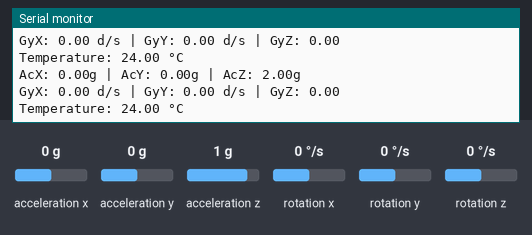
Recording of a sketch running on a simulated ESP32-S3. On the bench: the last lines printed to the serial monitor. Wiring (inferred from the names in the program): MPU-6050 motion sensor at I2C address 0x69. The test bench sets the inputs (shaded band); at power-on: acceleration x 0 g, acceleration y 0 g, acceleration z 1 g, rotation x 0 °/s, rotation y 0 °/s, rotation z 0 °/s.

Above: at 1.3 s.
1.4 s: acceleration x set to -1.4 g
At 1.8 s:
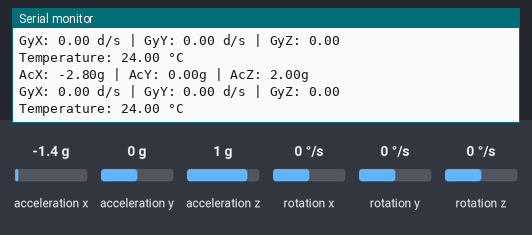
2.9 s: acceleration y set to -1.4 g
At 3.4 s:
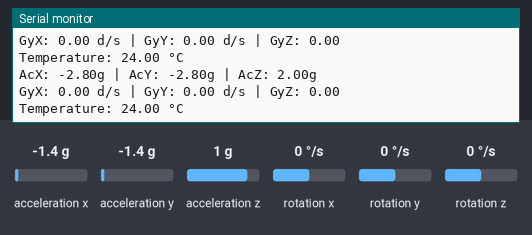
4.4 s: acceleration z set to -1.4 g
At 5.0 s:
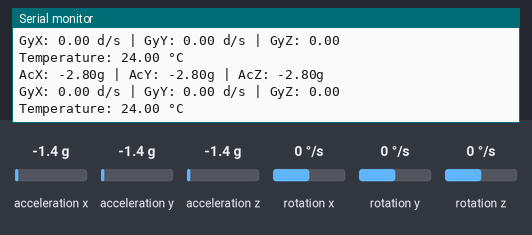
5.9 s: rotation x set to -192 °/s
At 6.5 s:
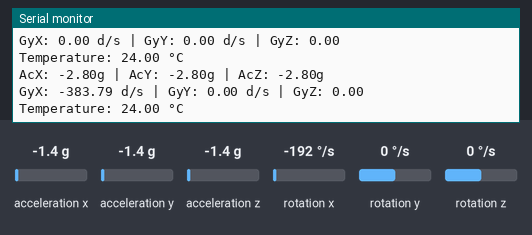
7.4 s: rotation y set to -192 °/s
At 8.0 s:
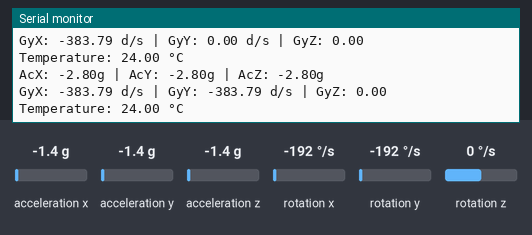

The sketch:

esp32_mpu6050.ino
```cpp
#define ACCELE_RANGE 4.0
#define GYROSC_RANGE 500.0

#include <Wire.h>

// ESP32-S3 I2C Pins
#define SDA_PIN 21
#define SCL_PIN 22

const int MPU_addr = 0x69; // I2C address of the MPU-6050
int16_t AcX, AcY, AcZ, Tmp, GyX, GyY, GyZ;

void setup() {
  Serial.begin(115200);  // Higher baud rate for ESP32
  Wire.begin(SDA_PIN, SCL_PIN);  // Initialize I2C with custom pins

  // Wake up MPU6050
  Wire.beginTransmission(MPU_addr);
  Wire.write(0x6B);  // PWR_MGMT_1 register
  Wire.write(0);     // Set to zero (wakes up the MPU-6050)
  Wire.endTransmission(true);
}

void loop() {
  // Request sensor data
  Wire.beginTransmission(MPU_addr);
  Wire.write(0x3B);  // Starting with register 0x3B (ACCEL_XOUT_H)
  Wire.endTransmission(false);
  Wire.requestFrom(MPU_addr, 14, true);  // Request 14 registers

  // Read accelerometer values
  AcX = Wire.read() << 8 | Wire.read();
  AcY = Wire.read() << 8 | Wire.read();
  AcZ = Wire.read() << 8 | Wire.read();
  Tmp = Wire.read() << 8 | Wire.read();  // Temperature (raw)
  GyX = Wire.read() << 8 | Wire.read();
  GyY = Wire.read() << 8 | Wire.read();
  GyZ = Wire.read() << 8 | Wire.read();

  // Convert raw values to proper units
  float ax = (AcX / 32768.0) * ACCELE_RANGE;
  float ay = (AcY / 32768.0) * ACCELE_RANGE;
  float az = (AcZ / 32768.0) * ACCELE_RANGE;
  float gx = (GyX / 32768.0) * GYROSC_RANGE;
  float gy = (GyY / 32768.0) * GYROSC_RANGE;
  float gz = (GyZ / 32768.0) * GYROSC_RANGE;
  float temp = Tmp / 340.00 + 36.53;  // Convert temperature to Celsius

  // Print sensor data
  Serial.print("AcX: "); Serial.print(ax); Serial.print("g ");
  Serial.print("| AcY: "); Serial.print(ay); Serial.print("g ");
  Serial.print("| AcZ: "); Serial.print(az); Serial.println("g ");

  Serial.print("GyX: "); Serial.print(gx); Serial.print(" d/s ");
  Serial.print("| GyY: "); Serial.print(gy); Serial.print(" d/s ");
  Serial.print("| GyZ: "); Serial.println(gz);

  Serial.print("Temperature: "); Serial.print(temp); Serial.println(" °C\n");

  delay(500);
}
```

Measured:
- after the input at 1.4 s, the serial monitor: prints a new line after 0.12 s (image 1)
- after the input at 2.9 s, the serial monitor: prints a new line after 0.13 s (image 2)
- after the input at 4.4 s, the serial monitor: prints a new line after 0.15 s (image 3)
- after the input at 5.9 s, the serial monitor: prints a new line after 0.17 s (image 4)
- after the input at 7.4 s, the serial monitor: prints a new line after 0.18 s (image 5)
